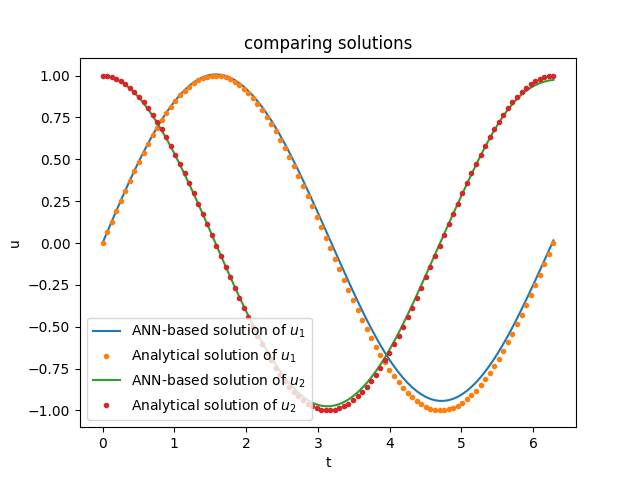

Reproduce this figure in Python.
import numpy as np
import matplotlib.pyplot as plt
# %matplotlib notebook

from neurodiffeq import diff      # the differentiation operation
from neurodiffeq.ode import solve # the ANN-based solver
from neurodiffeq.conditions import IVP   # the initial condition
from neurodiffeq.monitors import Monitor1D
from neurodiffeq.ode import solve_system

# specify the ODE system
parametric_circle = lambda u1, u2, t : [diff(u1, t) - u2,
                                        diff(u2, t) + u1]
# specify the initial conditions
init_vals_pc = [
    IVP(t_0=0.0, u_0=0.0),
    IVP(t_0=0.0, u_0=1.0)
]

# solve the ODE system
solution_pc, _ = solve_system(
    ode_system=parametric_circle, conditions=init_vals_pc, t_min=0.0, t_max=2*np.pi,
    max_epochs=5000,
    monitor=Monitor1D(t_min=0.0, t_max=2*np.pi, check_every=100)
)

ts = np.linspace(0, 2*np.pi, 100)
u1_net, u2_net = solution_pc(ts, to_numpy=True)
u1_ana, u2_ana = np.sin(ts), np.cos(ts)

plt.figure()
plt.plot(ts, u1_net, label='ANN-based solution of $u_1$')
plt.plot(ts, u1_ana, '.', label='Analytical solution of $u_1$')
plt.plot(ts, u2_net, label='ANN-based solution of $u_2$')
plt.plot(ts, u2_ana, '.', label='Analytical solution of $u_2$')
plt.ylabel('u')
plt.xlabel('t')
plt.title('comparing solutions')
plt.legend()
plt.show()
